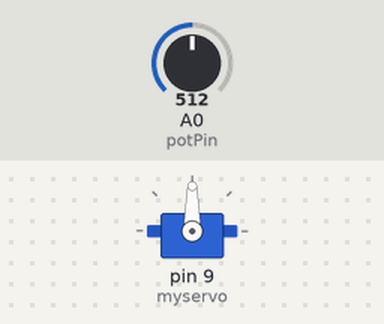
A sketch run on a simulated Arduino Uno, built with avr-gcc and run on an emulated ATmega328P. Parts: servo. Inputs (shaded band) come from the test bench; at power-on: A0 (potPin) = 512.

Above: at 1.2 s.
1.3 s: A0 (potPin) set to 716
At 2.3 s:
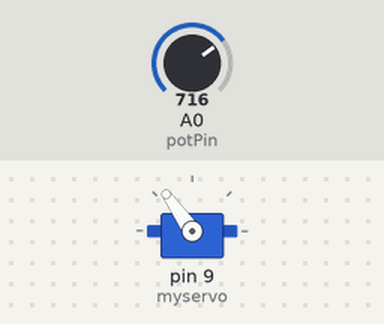
2.8 s: A0 (potPin) set to 900
At 3.3 s:
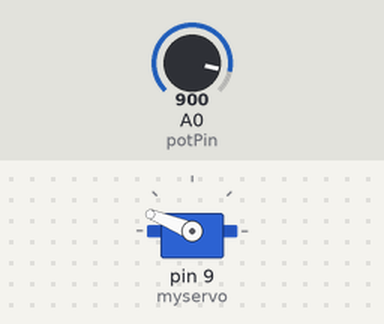
4.3 s: A0 (potPin) set to 1023
At 5.5 s:
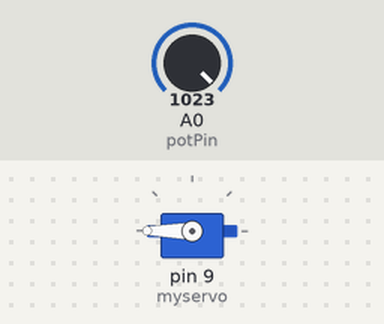
5.8 s: A0 (potPin) set to 306
At 6.6 s:
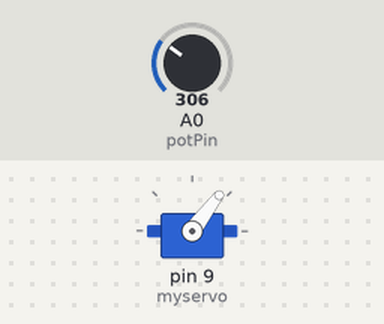
7.3 s: A0 (potPin) set to 122
At 7.6 s:
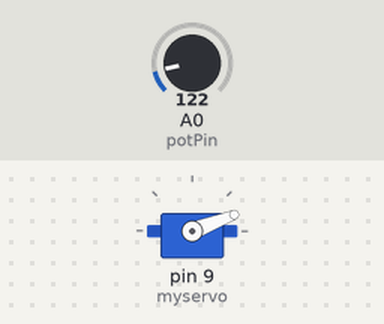
Timing chart, 0 to 9.8 s (numbered marks = the images above; inputs shaded):
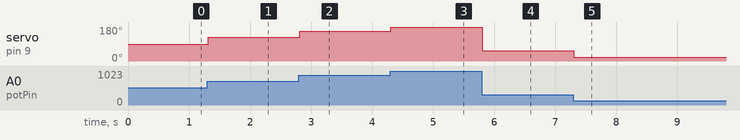

Measured:
- after the input at 1.3 s, servo on pin 9 (myservo): 90° → 125° at once
- after the input at 2.8 s, servo on pin 9 (myservo): 125° → 158° at once
- after the input at 4.3 s, servo on pin 9 (myservo): 158° → 180° at once
- after the input at 5.8 s, servo on pin 9 (myservo): 180° → 53° at once
- after the input at 7.3 s, servo on pin 9 (myservo): 53° → 21° at once

The sketch:

Servo01.ino
```cpp
#include <Servo.h>  // Ladataan Servo-kirjasto

Servo myservo;      // otetaan servo-koodi käyttöön

int potPin = 0;     // analogi portin numero
int val;            // apumuuttuja minne tallennetaan potentiometrin arvo

void setup() {
  myservo.attach(9);  // Ohjataan servoa portista 9
}

void loop() {
  val = analogRead(potPin);            // Luetaan potentiometrin arvo (0 - 1023)
  val = map(val, 0, 1023, 0, 180);     // skaalataan potentiometrin arvot servolle sopiviksi (0 - 180 astetta)
  myservo.write(val);                  // asetetaan sopiva arvo

  // viiveeksi aina vähintään 20 ms
  delay(20);                           // annetaan servolle aikaa löytää oikea asento
}
```
